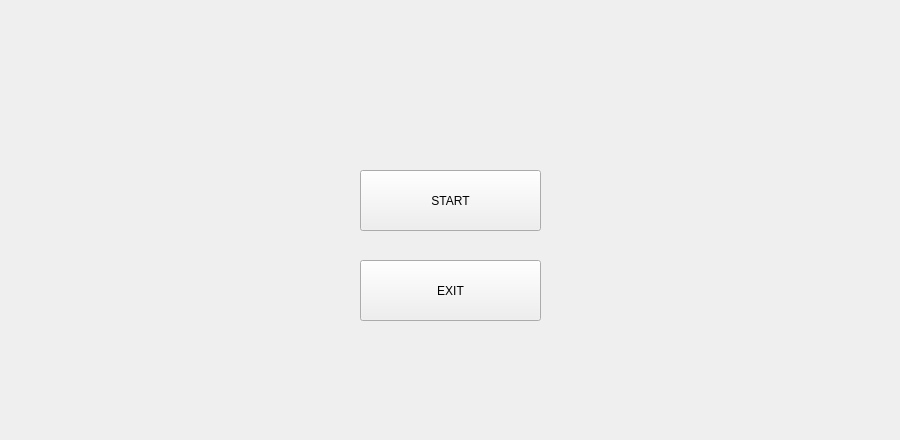
<?xml version="1.0" encoding="UTF-8"?>
<ui version="4.0">
 <class>MainWindow</class>
 <widget class="QMainWindow" name="MainWindow">
  <property name="geometry">
   <rect>
    <x>0</x>
    <y>0</y>
    <width>900</width>
    <height>440</height>
   </rect>
  </property>
  <property name="minimumSize">
   <size>
    <width>900</width>
    <height>440</height>
   </size>
  </property>
  <property name="maximumSize">
   <size>
    <width>900</width>
    <height>440</height>
   </size>
  </property>
  <property name="windowTitle">
   <string>Sea Battle Game</string>
  </property>
  <property name="styleSheet">
   <string notr="true"/>
  </property>
  <widget class="QWidget" name="centralWidget">
   <widget class="QPushButton" name="buttonStart">
    <property name="geometry">
     <rect>
      <x>360</x>
      <y>170</y>
      <width>181</width>
      <height>61</height>
     </rect>
    </property>
    <property name="text">
     <string>START</string>
    </property>
   </widget>
   <widget class="QPushButton" name="buttonExit">
    <property name="geometry">
     <rect>
      <x>360</x>
      <y>260</y>
      <width>181</width>
      <height>61</height>
     </rect>
    </property>
    <property name="styleSheet">
     <string notr="true"/>
    </property>
    <property name="text">
     <string>EXIT</string>
    </property>
   </widget>
  </widget>
 </widget>
 <layoutdefault spacing="6" margin="11"/>
 <resources/>
 <connections>
  <connection>
   <sender>buttonExit</sender>
   <signal>clicked()</signal>
   <receiver>MainWindow</receiver>
   <slot>close()</slot>
   <hints>
    <hint type="sourcelabel">
     <x>382</x>
     <y>283</y>
    </hint>
    <hint type="destinationlabel">
     <x>264</x>
     <y>275</y>
    </hint>
   </hints>
  </connection>
 </connections>
</ui>
